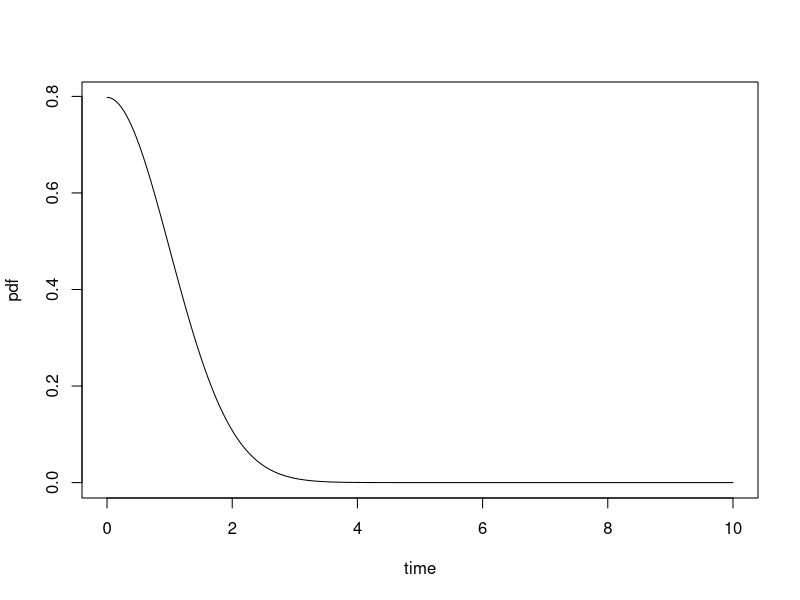
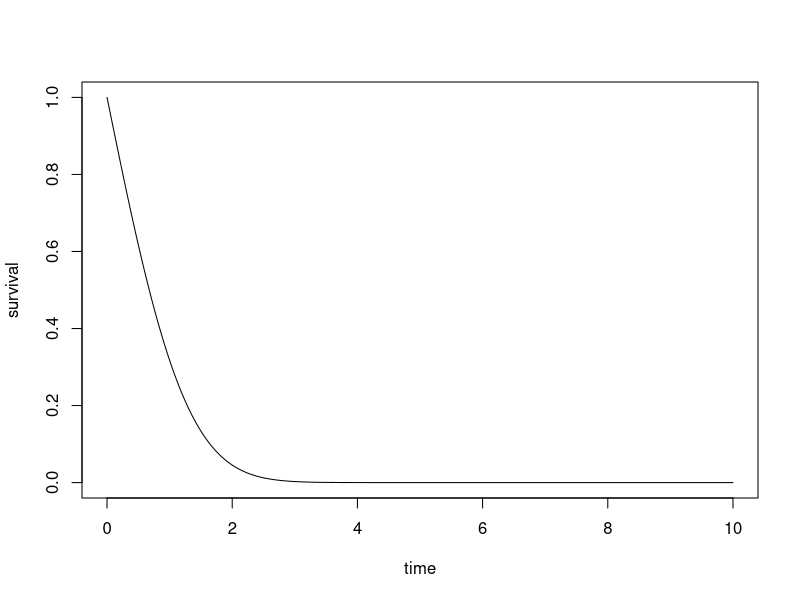
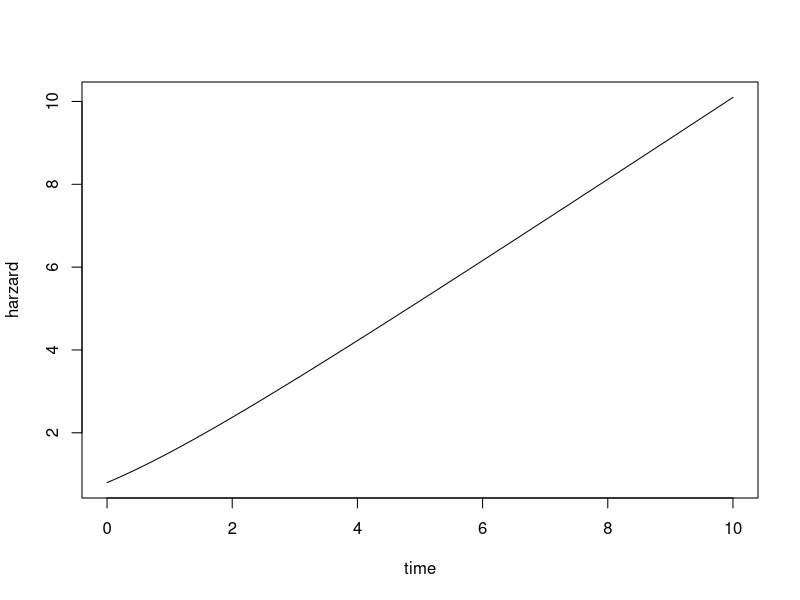
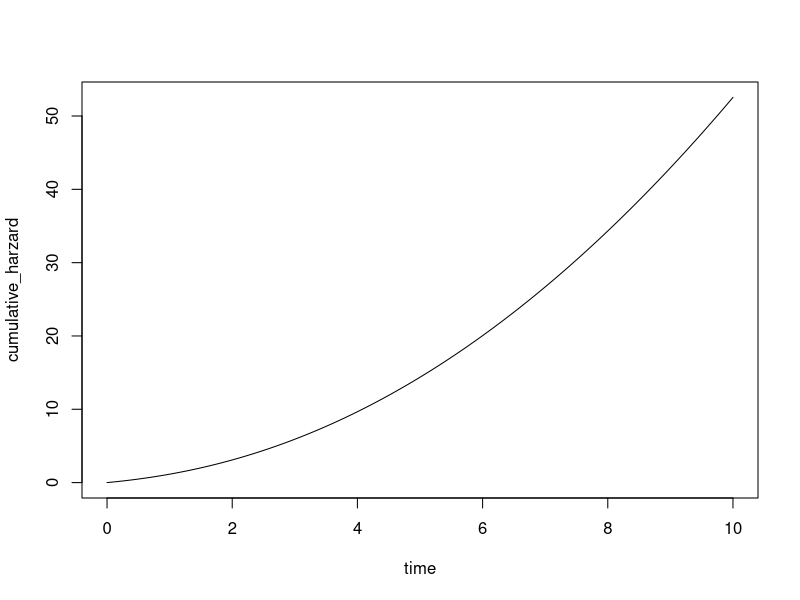

R code for these plots, in order:
scale = 1
shape = 1.5
time_start = 0
time = seq(time_start,10,length.out = 1000)
pdf = dnorm(time)/pnorm(0,lower.tail = F)
survival = pnorm(time,lower.tail = FALSE)/pnorm(0,lower.tail = F)
# pdf = dexp(time)
# survival = pexp(time,lower.tail = FALSE)

harzard = pdf/survival
cumulative_harzard = unlist(lapply(1:length(time),FUN = function(i){pracma::trapz(time[1:i],harzard[1:i])}))
plot(time,pdf,type="l")
plot(time,survival,type="l")
plot(time,harzard,type="l")
plot(time,cumulative_harzard,type = "l")

start_time = 4
time = seq(time_start,10,length.out = 1000)
